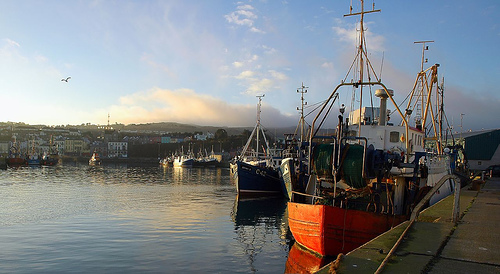
#> input picture Lab-1/DataRetrival-BasicNLP/output/water/000000001166.jpg, 500 x 274 px, given in place of 000000016518.jpg, which was not available
$ python Feature_extraction.py   (older library calls are emulated)
#> lines starting #> are read from the running program, lines starting #| are printed output that depends on the picture; pictures that were not available may be replaced by others from this repository, and a replacement may not be noted
# created by Sai Sri Narne on 02-22-2019
import cv2
import numpy as np
import matplotlib.pyplot as plt
import os

print( 'OpenCV Version (should be 3.1.0, with nonfree packages installed, for this tutorial):')
print( cv2.__version__)

dataset_path = 'C:\BDA\CS5542_Lab\Lab1\output\water'
img_building = cv2.imread( 'C:\BDA\CS5542_Lab\Lab1\output\water/000000016518.jpg')
#> img_building is the input picture: shape (274, 500, 3); mean B, G, R 131.1, 128.6, 125.1
img_building = cv2.cvtColor(img_building, cv2.COLOR_BGR2RGB)  # Convert from cv's BRG default color order to RGB

orb = cv2.ORB_create()  # OpenCV 3 backward incompatibility: Do not create a detector with `cv2.ORB()`.
key_points, description = orb.detectAndCompute(img_building, None)
#> key_points = 489 keypoints; strongest (x, y, size): (360, 85, 31), (282, 160, 31), (357, 86, 31), (244, 161, 31)
img_building_keypoints = cv2.drawKeypoints(img_building,
                                           key_points,
                                           img_building,
                                           flags=cv2.DRAW_MATCHES_FLAGS_DRAW_RICH_KEYPOINTS) # Draw circles.
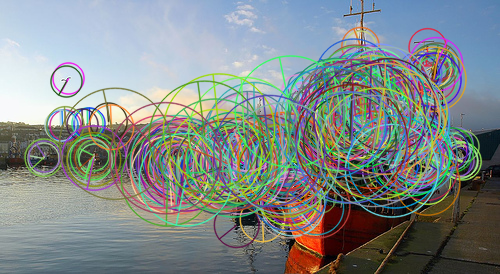
#> img_building_keypoints: shape (274, 500, 3); mean R, G, B 130.3, 138.3, 137.4
plt.figure(figsize=(16, 16))
plt.title('ORB Interest Points')
plt.imshow(img_building_keypoints); plt.show()


def image_detect_and_compute(detector, img_name):
    """Detect and compute interest points and their descriptors."""
    img = cv2.imread(os.path.join(dataset_path, img_name))
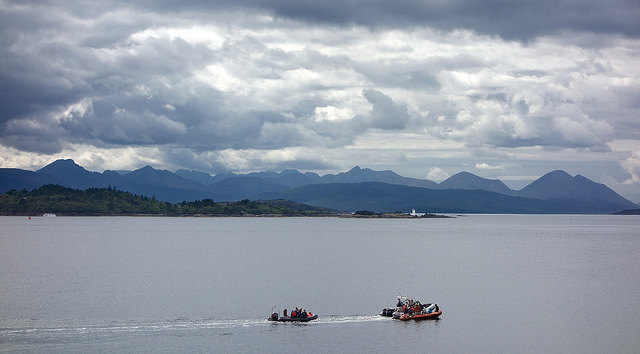
#> input picture Lab-1/DataRetrival-BasicNLP/output/water/000000011658.jpg, 640 x 354 px, given in place of 000000016518.jpg, which was not available
#> img is the input picture: shape (354, 640, 3); mean B, G, R 167.9, 154.9, 145.5
    img = cv2.cvtColor(img, cv2.COLOR_BGR2GRAY)
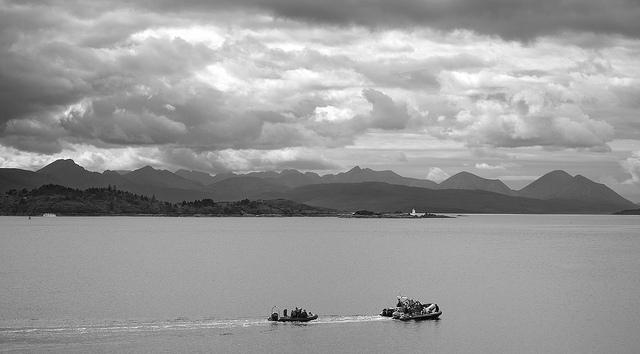
#> img: shape (354, 640); min 0, max 255, mean 153.6
    kp, des = detector.detectAndCompute(img, None)
#> kp = 487 keypoints; strongest (x, y, size): (435, 312, 31), (434, 310, 31), (390, 315, 31), (427, 306, 31)
    return img, kp, des


def draw_image_matches(detector, img1_name, img2_name, nmatches=10):
    """Draw ORB feature matches of the given two images."""
    img1, kp1, des1 = image_detect_and_compute(detector, img1_name)
#> kp1 has the same summary as kp in image_detect_and_compute
    img2, kp2, des2 = image_detect_and_compute(detector, img2_name)
#> kp2 has the same summary as kp in image_detect_and_compute
    bf = cv2.BFMatcher(cv2.NORM_HAMMING, crossCheck=True)
    matches = bf.match(des1, des2)
#> matches = 487 matches
    matches = sorted(matches, key=lambda x: x.distance)  # Sort matches by distance.  Best come first.

    img_matches = cv2.drawMatches(img1, kp1, img2, kp2, matches[:nmatches], img2, flags=2)  # Show top 10 matches
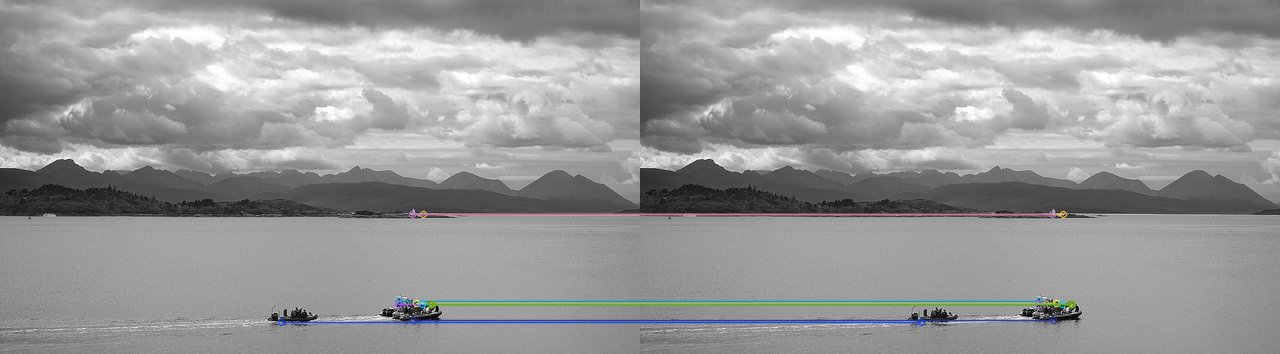
#> img_matches: shape (354, 1280, 3); mean of channels 0, 1, 2 153.7, 153.5, 153.1; drawn as B, G, R
    plt.figure(figsize=(16, 16))
    plt.title(type(detector))
    plt.imshow(img_matches);
    plt.show()


orb = cv2.ORB_create()
draw_image_matches(orb, 'C:\BDA\CS5542_Lab\Lab1\output\water/000000016518.jpg', 'C:\BDA\CS5542_Lab\Lab1\output\water/000000026865.jpg')
sift = cv2.xfeatures2d.SIFT_create()
kp, des = sift.detectAndCompute(img_building, None)
#> kp = 1135 keypoints; strongest (x, y, size): (82, 109, 2.3), (348, 178, 2.1), (259, 212, 2), (84, 111, 2)
img_kp = cv2.drawKeypoints(img_building, kp, img_building)
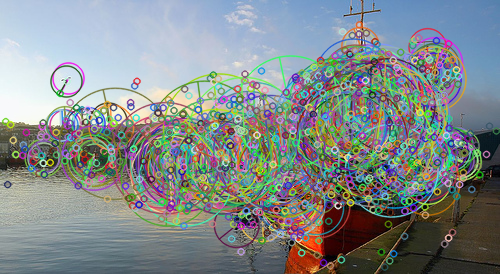
#> img_kp: shape (274, 500, 3); mean R, G, B 131.1, 138.6, 139.3

plt.figure(figsize=(15, 15))
plt.imshow(img_kp); plt.show()
img1, kp1, des1 = image_detect_and_compute(sift, 'C:\BDA\CS5542_Lab\Lab1\output\water/000000016518.jpg')
#> in image_detect_and_compute (call 3), `kp, des = detector.detectAndCompute(img, None)`: kp = 293 keypoints; strongest (x, y, size): (387, 313, 6.2), (285, 311, 2.5), (427, 309, 2.7), (384, 314, 3.1)
#> kp1 has the same summary as kp in image_detect_and_compute
img2, kp2, des2 = image_detect_and_compute(sift, 'C:\BDA\CS5542_Lab\Lab1\output\water/000000026865.jpg')
#> kp2 has the same summary as kp in image_detect_and_compute

FLANN_INDEX_KDTREE = 1
index_params = dict(algorithm = FLANN_INDEX_KDTREE, trees = 5)
search_params = dict(checks=50)

flann = cv2.FlannBasedMatcher(index_params,search_params)
matches = flann.knnMatch(des1, des2, k=2)
#> matches = 293 matches

matchesMask = [[0, 0] for i in range(len(matches))]
#> matchesMask = 293 pairs, first value 0 to 0, second value 0 to 0
# ratio test as per Lowe's paper
for i, (m, n) in enumerate(matches):
    if m.distance < 0.55*n.distance:
        matchesMask[i] = [1, 0]
#> after the loop, matchesMask = 293 pairs, first value 1 to 1, second value 0 to 0

draw_params = dict(matchColor=(0, 255, 0),
                   singlePointColor=(255, 0, 0),
                   matchesMask=matchesMask,
                   flags=0)
#> draw_params = 4 items

img3 = cv2.drawMatchesKnn(img1, kp1, img2, kp2, matches, None, **draw_params)
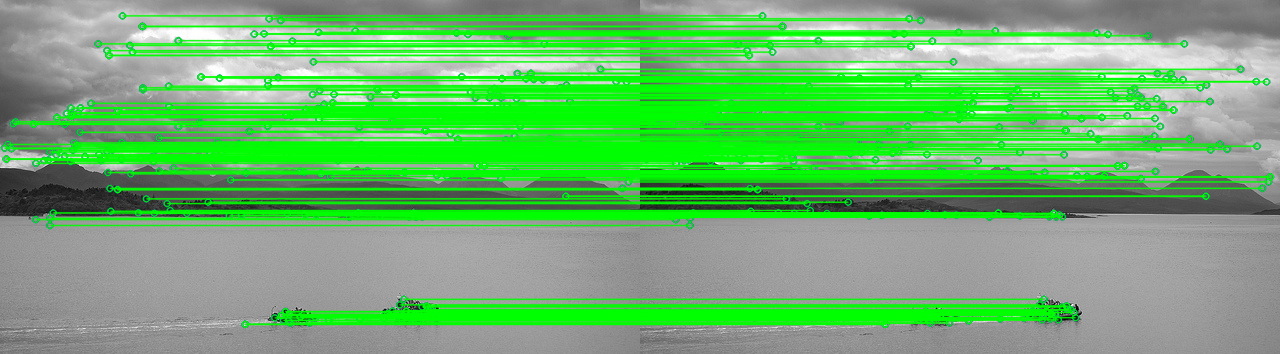
#> img3: shape (354, 1280, 3); mean of channels 0, 1, 2 109.6, 180.6, 108.8; drawn as B, G, R
plt.figure(figsize=(18, 18))
plt.imshow(img3); plt.show()
